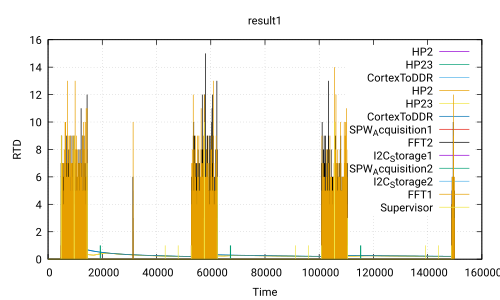

Source code (gnuplot):
 set title 'result1'
 set ylabel 'RTD'
 set xlabel 'Time'
 set grid
 set term pdf
 set output 'Use_case_DoubleCamera_newValues.ATIPPIC.executable100.0_0.0.pdf'
 plot 'Use_case_DoubleCamera_newValues.ATIPPIC.executable100.0_0.0.csv' using 1:2 with lines title 'HP2','Use_case_DoubleCamera_newValues.ATIPPIC.executable100.0_0.0.csv' using 1:3 with lines title 'HP23','Use_case_DoubleCamera_newValues.ATIPPIC.executable100.0_0.0.csv' using 1:4 with lines title 'CortexToDDR','Use_case_DoubleCamera_newValues.ATIPPIC.executable100.0_0.0.csv' using 1:5 with lines title 'HP2','Use_case_DoubleCamera_newValues.ATIPPIC.executable100.0_0.0.csv' using 1:6 with lines title 'HP23','Use_case_DoubleCamera_newValues.ATIPPIC.executable100.0_0.0.csv' using 1:7 with lines title 'CortexToDDR','Use_case_DoubleCamera_newValues.ATIPPIC.executable100.0_0.0.csv' using 1:8 with lines title 'SPW_Acquisition1','Use_case_DoubleCamera_newValues.ATIPPIC.executable100.0_0.0.csv' using 1:9 with lines title 'FFT2','Use_case_DoubleCamera_newValues.ATIPPIC.executable100.0_0.0.csv' using 1:10 with lines title 'I2C_Storage1','Use_case_DoubleCamera_newValues.ATIPPIC.executable100.0_0.0.csv' using 1:11 with lines title 'SPW_Acquisition2','Use_case_DoubleCamera_newValues.ATIPPIC.executable100.0_0.0.csv' using 1:12 with lines title 'I2C_Storage2','Use_case_DoubleCamera_newValues.ATIPPIC.executable100.0_0.0.csv' using 1:13 with lines title 'FFT1','Use_case_DoubleCamera_newValues.ATIPPIC.executable100.0_0.0.csv' using 1:14 with lines title 'Supervisor'
